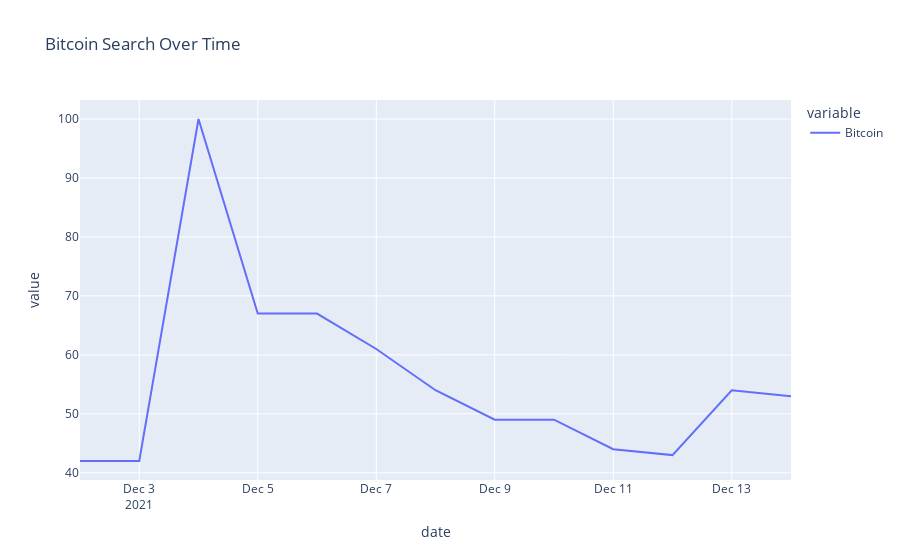

Source (notebook cell):
### Code cell
# build payload
kw_list = ["Bitcoin"]
pytrends.build_payload(kw_list, cat=0, timeframe='2021-12-02 2021-12-14')

data_5_df = pytrends.interest_over_time()
data_5_df = data_5_df.reset_index()
fig = px.line(data_5_df, x="date", y=['Bitcoin'], title='Bitcoin Search Over Time')
fig.show()

### Figure 1 — Plotly figure (JSON) as saved in the notebook; plotly's stock layout.template omitted (floating-point values rounded to 4 significant figures)
{"data": [{"hovertemplate": "variable=Bitcoin<br>date=%{x}<br>value=%{y}<extra></extra>", "legendgroup": "Bitcoin", "line": {"color": "#636efa", "dash": "solid"}, "marker": {"symbol": "circle"}, "mode": "lines", "name": "Bitcoin", "orientation": "v", "showlegend": true, "type": "scatter", "x": ["2021-12-02T00:00:00", "2021-12-03T00:00:00", "2021-12-04T00:00:00", "2021-12-05T00:00:00", "2021-12-06T00:00:00", "2021-12-07T00:00:00", "2021-12-08T00:00:00", "2021-12-09T00:00:00", "2021-12-10T00:00:00", "2021-12-11T00:00:00", "2021-12-12T00:00:00", "2021-12-13T00:00:00", "2021-12-14T00:00:00"], "xaxis": "x", "y": [42, 42, 100, 67, 67, 61, 54, 49, 49, 44, 43, 54, 53], "yaxis": "y"}], "layout": {"legend": {"title": {"text": "variable"}, "tracegroupgap": 0}, "title": {"text": "Bitcoin Search Over Time"}, "xaxis": {"anchor": "y", "domain": [0, 1], "title": {"text": "date"}}, "yaxis": {"anchor": "x", "domain": [0, 1], "title": {"text": "value"}}}}
